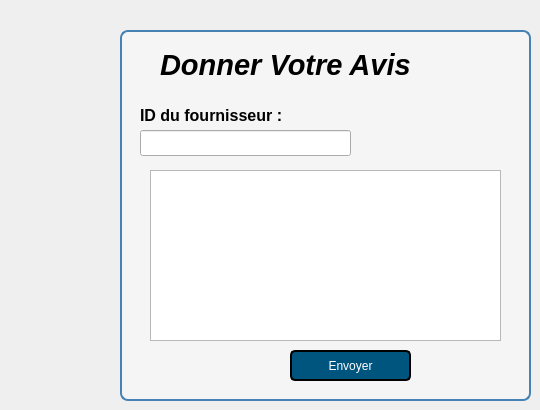
      <widget class="QWidget" name="tab_31">
       <attribute name="title">
        <string>Feedback</string>
       </attribute>
       <widget class="QLabel" name="label_160">
        <property name="geometry">
         <rect>
          <x>290</x>
          <y>170</y>
          <width>41</width>
          <height>41</height>
         </rect>
        </property>
        <property name="styleSheet">
         <string notr="true">image: url(:/res/img/etoilevide.png);</string>
        </property>
        <property name="text">
         <string/>
        </property>
       </widget>
       <widget class="QLabel" name="label_161">
        <property name="geometry">
         <rect>
          <x>340</x>
          <y>170</y>
          <width>41</width>
          <height>41</height>
         </rect>
        </property>
        <property name="styleSheet">
         <string notr="true">image: url(:/res/img/etoilevide.png);</string>
        </property>
        <property name="text">
         <string/>
        </property>
       </widget>
       <widget class="QLabel" name="label_162">
        <property name="geometry">
         <rect>
          <x>390</x>
          <y>170</y>
          <width>41</width>
          <height>41</height>
         </rect>
        </property>
        <property name="styleSheet">
         <string notr="true">image: url(:/res/img/etoilevide.png);</string>
        </property>
        <property name="text">
         <string/>
        </property>
       </widget>
       <widget class="QLabel" name="label_163">
        <property name="geometry">
         <rect>
          <x>440</x>
          <y>170</y>
          <width>41</width>
          <height>41</height>
         </rect>
        </property>
        <property name="styleSheet">
         <string notr="true">image: url(:/res/img/etoilevide.png);</string>
        </property>
        <property name="text">
         <string/>
        </property>
       </widget>
       <widget class="QLabel" name="label_164">
        <property name="geometry">
         <rect>
          <x>490</x>
          <y>170</y>
          <width>41</width>
          <height>41</height>
         </rect>
        </property>
        <property name="styleSheet">
         <string notr="true">image: url(:/res/img/etoilevide.png);</string>
        </property>
        <property name="text">
         <string/>
        </property>
       </widget>
       <widget class="QGroupBox" name="groupBox_10">
        <property name="geometry">
         <rect>
          <x>120</x>
          <y>20</y>
          <width>411</width>
          <height>381</height>
         </rect>
        </property>
        <property name="styleSheet">
         <string notr="true">QGroupBox {
	font: 9pt &quot;Segoe UI&quot;;
	font: 900 12pt &quot;Segoe UI&quot;;
    background-color: #f5f5f5;
    border: 2px solid #4682B4;
    border-radius: 8px;
    margin-top: 10px;
}
QPushButton {
    background-color: #4682B4;
    color: white;
    border-radius: 5px;
    padding: 5px;
}
QPushButton:hover {
    background-color: #5A9BD5;
}</string>
        </property>
        <property name="title">
         <string/>
        </property>
        <widget class="QLabel" name="label_159">
         <property name="geometry">
          <rect>
           <x>40</x>
           <y>20</y>
           <width>271</width>
           <height>51</height>
          </rect>
         </property>
         <property name="text">
          <string>&lt;html&gt;&lt;head/&gt;&lt;body&gt;&lt;p&gt;&lt;span style=&quot; font-size:22pt; font-weight:700; font-style:italic;&quot;&gt;Donner Votre Avis&lt;/span&gt;&lt;/p&gt;&lt;/body&gt;&lt;/html&gt;</string>
         </property>
        </widget>
        <widget class="QLabel" name="label_158">
         <property name="geometry">
          <rect>
           <x>20</x>
           <y>80</y>
           <width>181</width>
           <height>31</height>
          </rect>
         </property>
         <property name="text">
          <string>&lt;html&gt;&lt;head/&gt;&lt;body&gt;&lt;p&gt;&lt;span style=&quot; font-size:12pt; font-weight:700;&quot;&gt;ID du fournisseur :&lt;/span&gt;&lt;/p&gt;&lt;/body&gt;&lt;/html&gt;</string>
         </property>
        </widget>
        <widget class="QLineEdit" name="lineEdit_55">
         <property name="geometry">
          <rect>
           <x>20</x>
           <y>110</y>
           <width>211</width>
           <height>26</height>
          </rect>
         </property>
        </widget>
        <widget class="QPlainTextEdit" name="plainTextEdit">
         <property name="geometry">
          <rect>
           <x>30</x>
           <y>150</y>
           <width>351</width>
           <height>171</height>
          </rect>
         </property>
        </widget>
        <widget class="QPushButton" name="pushButton_53">
         <property name="geometry">
          <rect>
           <x>170</x>
           <y>330</y>
           <width>121</width>
           <height>31</height>
          </rect>
         </property>
         <property name="styleSheet">
          <string notr="true">QPushButton {
	color: rgb(255, 255, 255);
    
	background-color: rgb(0, 85, 127);
    border: 2px solid black;
    border-radius: 5px;
}
</string>
         </property>
         <property name="text">
          <string>Envoyer</string>
         </property>
        </widget>
       </widget>
      </widget>
